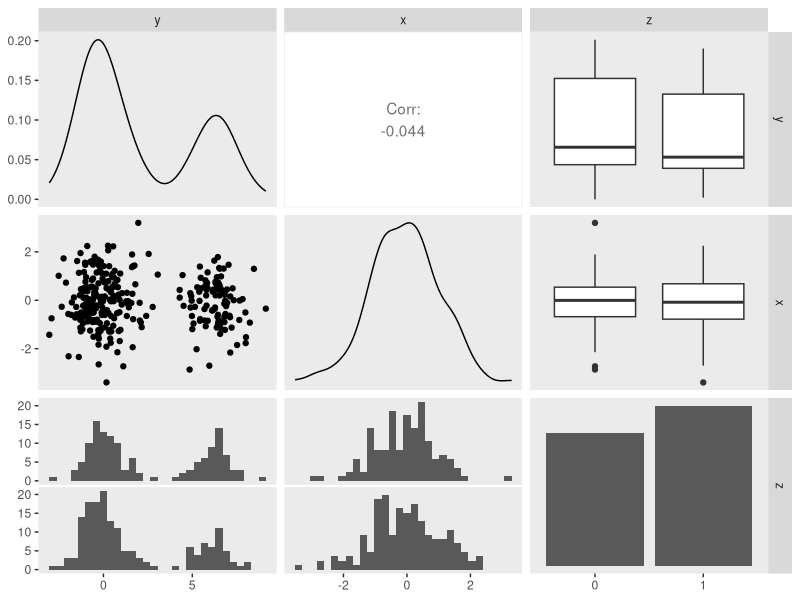

Source code (R):
## ---- chunk 1
library(tidyverse)

set.seed(1234)
dat <- 
  tibble(y = c(rnorm(200, mean = 0, sd = 1), 
               rnorm(100, mean = 6, sd = 1)),
         x = rnorm(300, mean = 0, sd = 1),
         z = sample(0:1, 300, replace = T))

head(dat)
## ---- chunk 2
library(GGally)
theme_set(theme_grey() +
            theme(panel.grid = element_blank()))

dat %>% 
  mutate(z = factor(z)) %>% 
  
  ggpairs()
## ---- chunk 3
sessionInfo()
